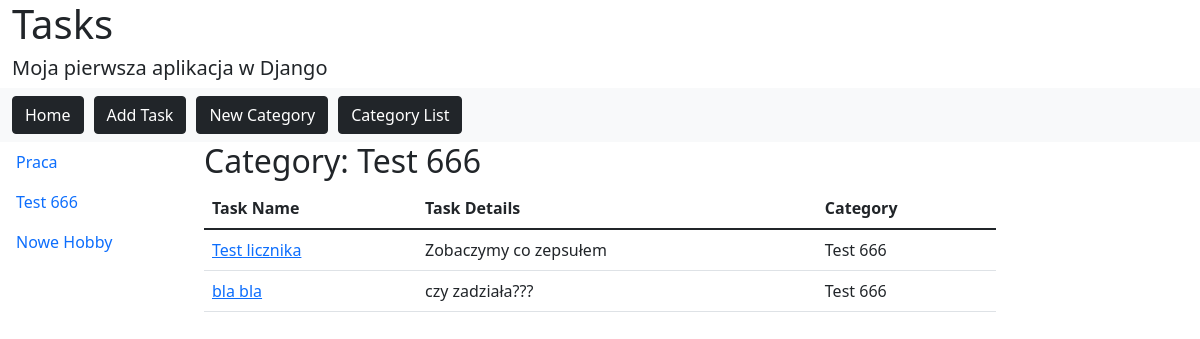
Screenshot of /tasks/category/5/ with the database file from the repository.
### tasks/models.py (models this page shows, shortened)
class Category(models.Model):
	cat_name = models.CharField('Category', max_length=30)
	def __str__(self):
		return self.cat_name

class Task(models.Model):
	category = models.ForeignKey(Category, blank=True, null=True, on_delete=models.CASCADE)
	name = models.CharField('Name', max_length=60)
	details = models.CharField('Details', max_length=200)
	is_finished = models.BooleanField(default=False)

### tasks/views/base.py (the view)
# urls.py: path('category/<int:category_id>/', views.categorized, name='categorized'),
def categorized(request, category_id):
	categorized_tasks = Task.objects.filter(category=category_id)
	categories = Category.objects.all()
	selected_category = Category.objects.get(pk=category_id)
	context = {'categorized_tasks': categorized_tasks, 'categories': categories, 'selected_category': selected_category}
	return render(request, 'tasks/categorized.html', context)

### tasks/templates/tasks/categorized.html
{% extends "maintemp.html" %}
{% block content %}
{% if categorized_tasks %}
<h2>Category: {{selected_category}}</h2>
<table class="table">
		<thead class="thead-dark">
		<tr>
			<th>Task Name</th>
			<th>Task Details</th>
			<th>Category</th>
		</tr>
	</thead>
		{%for task in categorized_tasks %}
  <tr>
    <td><a href="{% url 'tasks:task_details' task.id %}">{{task.name}}</a></td>
    <td>{{task.details}}</td>
    <td>{{task.category}}</td>
  </tr>
{%endfor %}
</table>
{% else %}
<p>No tasks in this category</p>
{%endif %}
{% endblock %}

### tasks/templates/maintemp.html (shortened to what this page needs)
<!DOCTYPE html>
<html>
<head>
<link href="https://cdn.jsdelivr.net/npm/bootstrap@5.1.1/dist/css/bootstrap.min.css" rel="stylesheet">
</head>
<body>
<div class="container-fluid">
		{% block header %}
			<h1>Tasks</h1>
			<h5>Moja pierwsza aplikacja w Django</h5>
		{% endblock %}
</div>
<nav class="navbar navbar-expand-sm bg-light">
	<div class="container-fluid">
	<ul class="navbar-nav">
		<li class="nav-item" style="margin-right:10px">
			<a href="{% url 'tasks:index' %}" class="btn btn-dark">Home</a>
		</li>
		<li class="nav-item" style="margin-right:10px">
			<a href="{% url 'tasks:newtask' %}" class="btn btn-dark">Add Task</a>
		</li>
		<li class="nav-item" style="margin-right:10px">
			<a href="{% url 'tasks:newcategory' %}" class="btn btn-dark">New Category</a>
		</li>
		<li class="nav-item" style="margin-right:10px">
			<a href="{% url 'tasks:category_list' %}" class="btn btn-dark">Category List</a>
		</li>
	</ul>
	</div>
</nav>
<div class="row">
	<div class="col-lg-2">
		{% block sidebar %}
			{% if categories%}
				<ul class="nav flex-column">
					{%for category in categories %}
						<li class="nav-item"><a href="{% url 'tasks:categorized' category.id %}" class="nav-link">{{category.cat_name}}</a></li>
					{%endfor %}
				</ul>
			{% else %}
				<p>No categories</p>
			{%endif %}
		{% endblock %}
	</div>
	<div class="col-lg-8">
		{% block content %}{% endblock %}
	</div>
</div>
</body>
</html>

### rows the page displays
Category: cat_name "Praca"
Category: cat_name "Test 666"
Category: cat_name "Nowe Hobby"
Task: name "Test licznika", details "Zobaczymy co zepsułem", category "Test 666"
Task: name "bla bla", details "czy zadziała???", category "Test 666"
